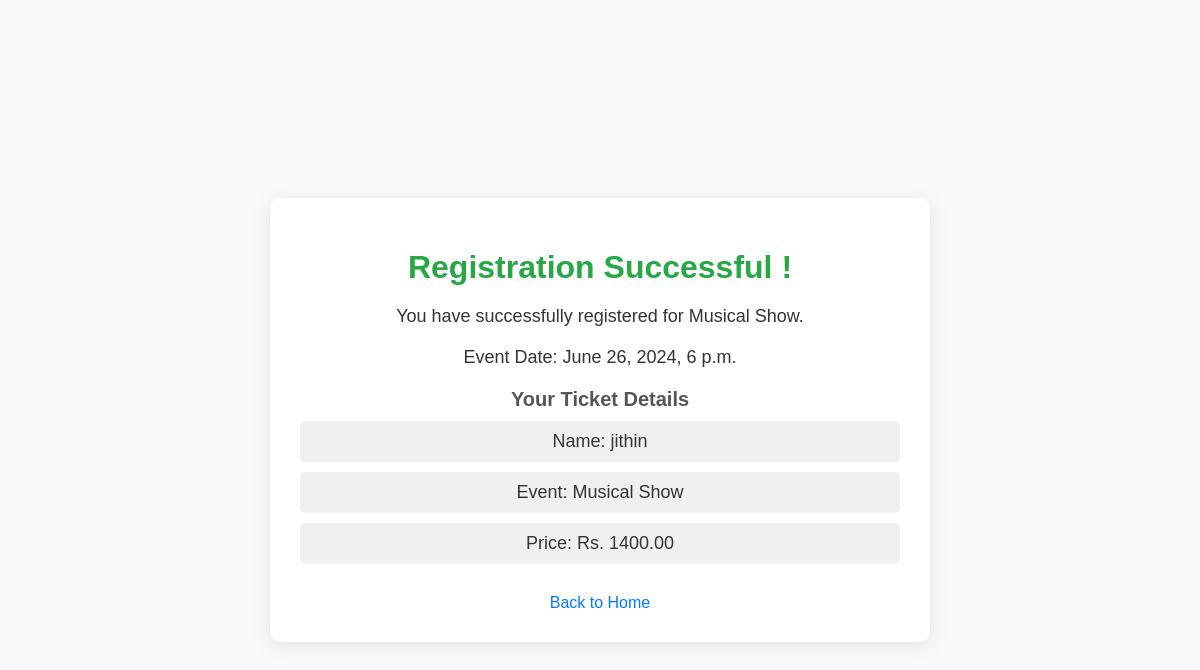
The app's page /registration_success/1/ (signed in) with its own data.
### Event/models.py (models this page shows, shortened)
class Event(models.Model):
    title = models.CharField(max_length=255)
    image= models.ImageField(default='')
    description = models.TextField()
    start_time = models.DateTimeField()
    end_time = models.DateTimeField()
    venue = models.ForeignKey(Venue, on_delete=models.CASCADE)
    organizer = models.ForeignKey(User, on_delete=models.CASCADE)
    ticketed = models.BooleanField(default=True)
    rate = models.DecimalField(max_digits=10, decimal_places=2, null=True, blank=True)
    def __str__(self):
        return self.title

class Attendee(models.Model):
    user = models.ForeignKey(User, on_delete=models.CASCADE)
    event = models.ForeignKey(Event, on_delete=models.CASCADE)
    ticket = models.ForeignKey(Ticket, on_delete=models.CASCADE, null=True, blank=True)
    registration_date = models.DateTimeField(auto_now_add=True)
    booking_date = models.DateField(null=True, blank=True)

class Ticket(models.Model):
    event = models.ForeignKey(Event, on_delete=models.CASCADE)
    price = models.DecimalField(max_digits=10, decimal_places=2)
    quantity = models.IntegerField()

### Event/views.py (the view)
# urls.py: path('registration_success/<int:event_id>/', views.registration_success, name='registration_success'),
def registration_success(request, event_id):
    event = get_object_or_404(Event, id=event_id)
    attendee = Attendee.objects.filter(user=request.user, event=event).first()
    return render(request, 'registration_success.html', {'event': event, 'attendee': attendee})

### templates/registration_success.html (shortened to what this page needs)
{% load static %}
{% block content %}
    <div class="registration-successful">
        <h1>Registration Successful !</h1>
        <p>You have successfully registered for {{ event.title }}.</p>
        <p>Event Date: {{ event.start_time }}</p>
        {% if event.ticketed %}
            <h2>Your Ticket Details</h2>
            <div class="ticket-details">
                <p>Name: {{ attendee.user }}</p>
                <p>Event: {{ attendee.event }}</p>
                <p>Price: Rs. {{ attendee.ticket.price }}</p>
            </div>
        {% endif %}
        <a href="{% url 'home'  %}">Back to Home</a>
    </div>
{% endblock %}

### templates/registration_success.html (style rules this page uses)
.registration-successful { background-color: #fff; padding: 30px; border-radius: 10px; box-shadow: 0 4px 20px rgba(0, 0, 0, 0.1); max-width: 600px; width: 100%; text-align: center; }
.registration-successful h1 { color: #28a745; margin-bottom: 20px; }
.registration-successful p { font-size: 18px; margin-bottom: 20px; }
.registration-successful h2 { margin-top: 20px; color: #555; font-size: 20px; margin-bottom: 10px; }
.registration-successful .ticket-details p { background-color: #f0f0f0; margin: 10px 0; padding: 10px; border-radius: 5px; font-size: 18px; }
.registration-successful a { color: #007bff; text-decoration: none; font-size: 16px; margin-top: 20px; display: inline-block; transition: color 0.3s ease; }

### records on screen
Event: title "Musical Show", start_time "June 26, 2024, 6 p.m."
Attendee: user "jithin", event "Musical Show", ticket.price "1400.00"
